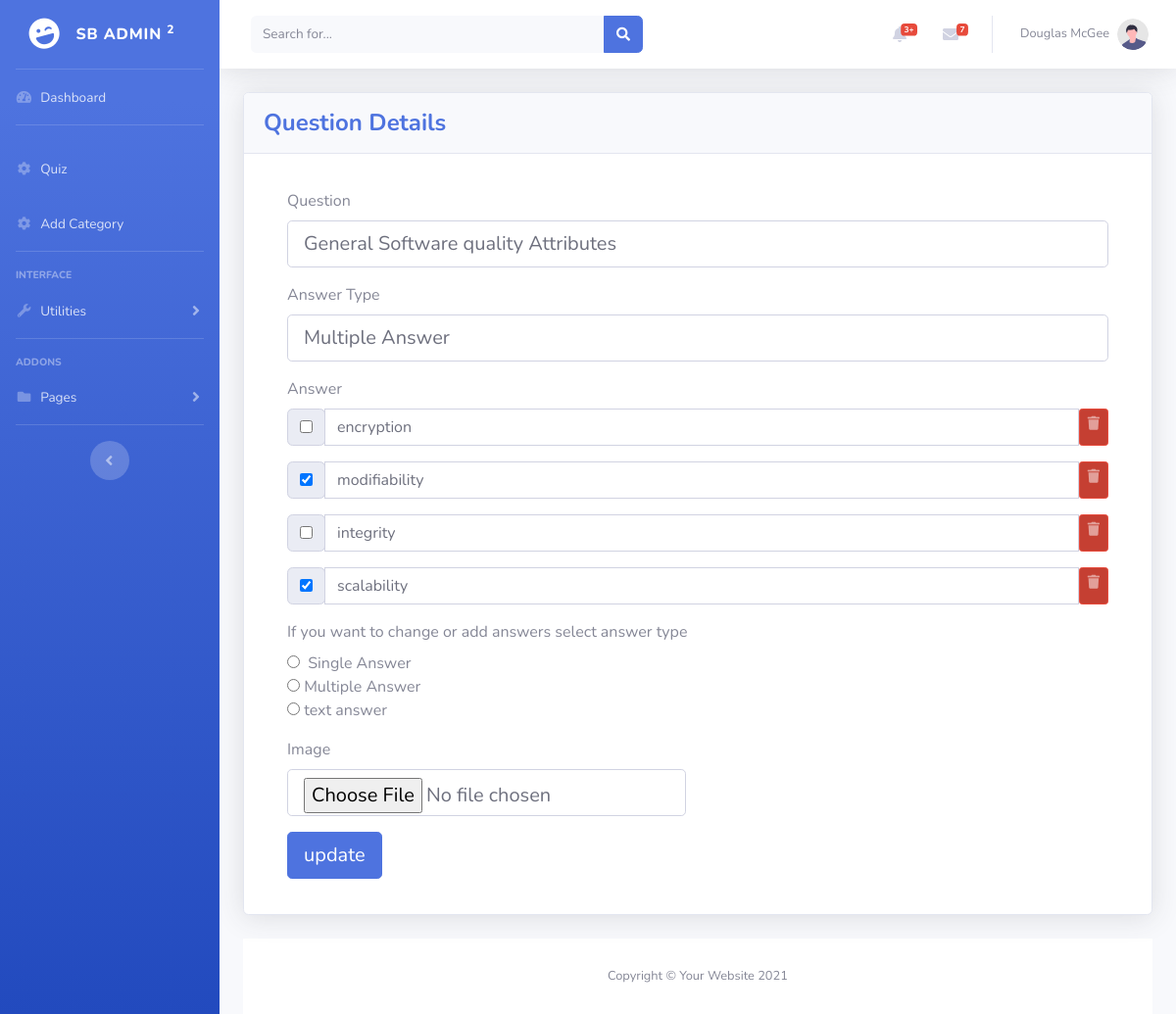
/admin/update_question.php?question_id=4, run on the app's committed database.
### tables this page shows
CREATE TABLE IF NOT EXISTS `question` (
  `id` int(11) NOT NULL AUTO_INCREMENT,
  `quiz_id` int(11) NOT NULL,
  `sequence` int(11) NOT NULL,
  `question` varchar(250) NOT NULL,
  `image` varchar(250) NOT NULL,
  `answer_type` int(11) NOT NULL,
  `modified_by` int(11) NOT NULL,
  `last_update` datetime(6) NOT NULL,
  `is_expired` int(3) NOT NULL,
  PRIMARY KEY (`id`),
  KEY `quiz_id` (`quiz_id`),
  KEY `answer_type` (`answer_type`)
);

CREATE TABLE IF NOT EXISTS `answer_type` (
  `id` int(11) NOT NULL AUTO_INCREMENT,
  `type` varchar(250) NOT NULL,
  `value` varchar(250) NOT NULL,
  PRIMARY KEY (`id`)
);

CREATE TABLE IF NOT EXISTS `answers` (
  `id` int(11) NOT NULL AUTO_INCREMENT,
  `question_id` int(11) NOT NULL,
  `answer` varchar(250) NOT NULL,
  `is_correct` int(3) NOT NULL,
  `modified_by` int(11) NOT NULL,
  `last_update` datetime(6) NOT NULL,
  `is_expired` int(11) NOT NULL,
  PRIMARY KEY (`id`),
  KEY `question_id` (`question_id`)
);

### admin/dbConnection.php (called while the page is built, shortened)
<?php
class DatabaseConnection{
    public function __construct(){
        $con =new mysqli(DB_HOST,DB_USER,DB_PASSWORD,DB_DATABASE);
        return $this->con=$con;
    }
}
?>

### admin/update_question.php (the view, shortened to what this page needs)
<?php
include ("dbConnection.php");
$db= new DatabaseConnection;
if (isset($_GET['question_id'])) {
    $id = $_GET['question_id'];
    $q_get_question_details = "SELECT * FROM `question` WHERE `id`='$id'";
    $r_q_get_question_details =mysqli_query($db->con, $q_get_question_details);
    $q_get_answer_details = "SELECT * FROM `answers` WHERE `question_id`='$id'";
    $r_q_get_answer_details =mysqli_query($db->con, $q_get_answer_details);
    if ($r_q_get_question_details->num_rows > 0) {
        while ($row = $r_q_get_question_details->fetch_assoc()) {
            $question = $row['question'];
            $answer_type_id = $row['answer_type'];
            $q_get_anwer_type= ("SELECT * FROM `answer_type` WHERE `id`='$answer_type_id'");
            $result_q_get_anwer_type =mysqli_query($db->con, $q_get_anwer_type);
            $row_anwer_type = mysqli_fetch_array($result_q_get_anwer_type);
            $answer_type_name=$row_anwer_type["type"];
            $ans_value=$row_anwer_type["value"];
        }
include ("header.php");
?>
<div class="container-fluid">
    <div class="card shadow mb-4">
        <div class="card-header py-3">
            <h4 class="m-0 font-weight-bold text-primary">Question Details</h4>
        </div>
        <div class="card-body">
            <div class="container mt-3 ">
                <form action="<?php echo htmlspecialchars($_SERVER["PHP_SELF"]);?>" method="post" class="formi" enctype="multipart/form-data">
                    <div class="question">
                        <div class="form-outline mb-3">
                            <label class="form-label" for="question">Question</label>
                            <input type="text" id="form3Example3" value="<?php echo $question; ?>" name="question" class="form-control form-control-lg"
                            placeholder="Enter question" />
                        </div>
                        <div class="form-outline mb-3">
                            <label class="form-label" for="answer_type_">Answer Type</label>
                            <input type="text" id="form3Example3" value="<?php echo $answer_type_name; ?>" class="form-control form-control-lg"
                           />
                        </div>
                        <div class="form-outline mb-3">
                            <label class="form-label" for="answer_type_">Answer </label>
                            <?php
                            if ($r_q_get_answer_details->num_rows > 0) {
                                $i=0;
                                while ($row = $r_q_get_answer_details->fetch_assoc()) {
                                    if($ans_value==1){
                                        ?>
                                        <div class="input-group mb-3" id="">
                                            <div class="input-group-text">
                                                <?php
                                                if($row["is_correct"]==1){
                                                ?>
                                                    <input type="radio" name="is_correct[]" id="check_answer" class="radio_reset_cls" value="<?= $i; ?>" checked="checked">
                                                <?php
                                                }else{
                                                ?>
                                                    <input type="radio" name="is_correct[]" id="check_answer" class="radio_reset_cls" value="<?= $i; ?>">
                                                <?php
                                                }?>
                                            </div>
                                            <input type="hidden" class="form-control" placeholder="Answer_id" name="answer_id[]"  value="<?php echo $row["id"]; ?>">
                                            <input type="text" class="form-control" placeholder="Answer" name="options[]"  value="<?php echo $row["answer"]; ?>">
                                            <a class="btn btn-danger btn-icon-split btn-sm" href="javascript: delete_answer_record(<?php echo $row["id"]; ?>)" >
                                                <span class="icon text-white-50">
                                                    <i class="fas fa-trash"></i>
                                                </span>
                                            </a>
                                        </div>
                                <?php
                                    }elseif($ans_value==2){
                                        ?>
                                        <div class="input-group mb-3" id="">
                                            <div class="input-group-text">
                                            <?php
                                                if($row["is_correct"]==1){
                                                ?>
                                                    <input type="checkbox" name="is_correct[]" id="check_answer" class="checkbox_reset_cls"  value="<?= $i; ?>" checked="checked">
                                                <?php
                                                }else{
                                                ?>
                                                <input type="checkbox" name="is_correct[]" id="check_answer" class="checkbox_reset_cls"  value="<?= $i; ?>">
                                                <?php
                                                }?>
                                            </div>
                                            <input type="text" class="form-control" placeholder="Answer" name="options[]"  value="<?php echo $row["answer"]; ?>">
                                            <a class="btn btn-danger btn-icon-split btn-sm" href="javascript: delete_answer_record(<?php echo $row["id"]; ?>)" >
                                                <span class="icon text-white-50">
                                                    <i class="fas fa-trash"></i>
                                                </span>
                                            </a>
                                        </div>
                                <?php
                                    }
                                    $i++
                                ?>
                                <?php
                                }
                            }
                            ?>
                        </div>
                        <div class="answer_type">
                            <div class="form-outline mb-3">
                                <label class="form-label" for="answer_type">If you want to change or add answers select answer type</label><br>
                                <div id="radio_button">
                                    <input type="radio" name="add_ans_type" id="fixed_answer" value="1">
                                    &nbsp;Single Answer&nbsp;
                                </div>
                                <div id="radio_button">
                                    <input type="radio" name="add_ans_type" id="multiple_answers" value="2"
                                    >&nbsp;Multiple Answer&nbsp;
                                </div>
                                <div id="radio_button">
                                    <input type="radio" name="add_ans_type" id="text_answer" value="3"
                                    >&nbsp;text answer
                                </div>
                            </div>
                        </div>
                        <div class="form-outline mb-3">
                            <label for="description" class="form-label">Image</label>
                            <div class="form-group row">
                                <div class="col-sm-6 mb-3 mb-sm-0">
                                    <input type="file" id="image" name="new_image" class="form-control form-control-lg" placeholder="Enter image " />
                                </div>
                                <div class=" col-sm-6">
                                </div>
                            </div>
                        </div>
                    </div>
                    <div class="form-outline mb-3">
                        <input class="btn btn-primary btn-lg" type="submit" value="update" name="update" />
                    </div>
                </form>
        </div>
    </div>
</div>
<?php
    include ("footer.php");
 ?>
            </div>
        </body>
    </html>
    <?php
    } else{
        $id = $_GET['question_id'];
       header('Location: update_question.php?question_id='.$id.'');
    }
}
?>

### data on the page
question: question "General Software quality Attributes"
answer_type: type "Multiple Answer"
answers: answer "encryption"
answers: answer "modifiability"
answers: answer "integrity"
answers: answer "scalability"
